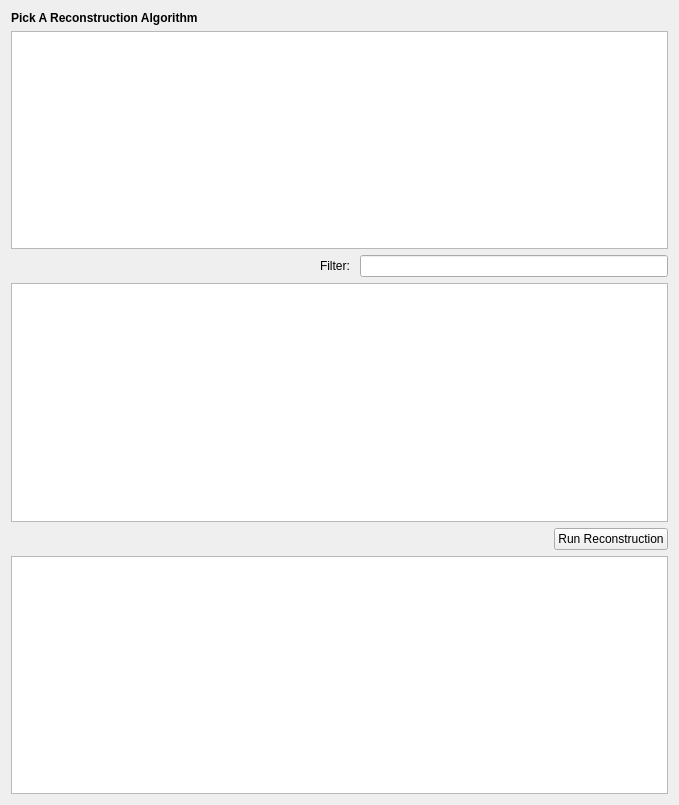
            <widget class="QWidget" name="scrollAreaWidgetContents_9">
             <property name="geometry">
              <rect>
               <x>0</x>
               <y>0</y>
               <width>679</width>
               <height>805</height>
              </rect>
             </property>
             <layout class="QVBoxLayout" name="verticalLayout_5">
              <item>
               <layout class="QHBoxLayout" name="reconstruction_all_horizontalLayout">
                <item>
                 <layout class="QVBoxLayout" name="reconstruction_pick_verticalLayout">
                  <property name="sizeConstraint">
                   <enum>QLayout::SetMaximumSize</enum>
                  </property>
                  <property name="topMargin">
                   <number>0</number>
                  </property>
                  <item>
                   <widget class="QLabel" name="reconstruction_pick_label">
                    <property name="font">
                     <font>
                      <weight>75</weight>
                      <bold>true</bold>
                      <underline>false</underline>
                     </font>
                    </property>
                    <property name="text">
                     <string>Pick A Reconstruction Algorithm</string>
                    </property>
                   </widget>
                  </item>
                  <item>
                   <widget class="QListWidget" name="reconstruction_listWidget"/>
                  </item>
                 </layout>
                </item>
               </layout>
              </item>
              <item>
               <layout class="QVBoxLayout" name="verticalLayout">
                <item>
                 <layout class="QHBoxLayout" name="run_reconstruction_horizontalLayout">
                  <item>
                   <spacer name="run_reconstruction_horizontalSpacer">
                    <property name="orientation">
                     <enum>Qt::Horizontal</enum>
                    </property>
                    <property name="sizeHint" stdset="0">
                     <size>
                      <width>40</width>
                      <height>20</height>
                     </size>
                    </property>
                   </spacer>
                  </item>
                  <item>
                   <widget class="QLabel" name="recon_filter_label">
                    <property name="text">
                     <string>Filter: </string>
                    </property>
                   </widget>
                  </item>
                  <item>
                   <widget class="QLineEdit" name="recon_filter"/>
                  </item>
                 </layout>
                </item>
               </layout>
              </item>
              <item>
               <widget class="QTreeView" name="reconstruction_table"/>
              </item>
              <item>
               <layout class="QHBoxLayout" name="horizontalLayout_8">
                <item>
                 <spacer name="horizontalSpacer_6">
                  <property name="orientation">
                   <enum>Qt::Horizontal</enum>
                  </property>
                  <property name="sizeHint" stdset="0">
                   <size>
                    <width>40</width>
                    <height>20</height>
                   </size>
                  </property>
                 </spacer>
                </item>
                <item>
                 <widget class="QPushButton" name="reconstruction_run_pushButton">
                  <property name="text">
                   <string>Run Reconstruction</string>
                  </property>
                 </widget>
                </item>
               </layout>
              </item>
              <item>
               <widget class="QTreeView" name="recon_progress_table"/>
              </item>
             </layout>
            </widget>
